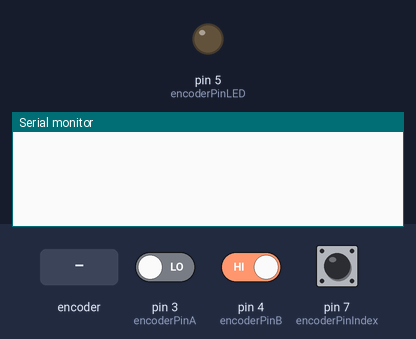
Bench run of a sketch on a simulated Arduino Uno, built with avr-gcc and run on an emulated ATmega328P. Parts: output pins drawn as LEDs (lit = HIGH), the last lines printed to the serial monitor. The inputs (shaded band) are chosen by the test bench; at power-on: pin 7 (encoderPinIndex) LOW, pin 3 (encoderPinA) LOW, pin 4 (encoderPinB) HIGH.

Above: at 1.2 s.
1.3 s: rotary encoder on pin 3 (encoderPinA) / pin 4 (encoderPinB) turned 1 step (first pin leading)
At 2.0 s:
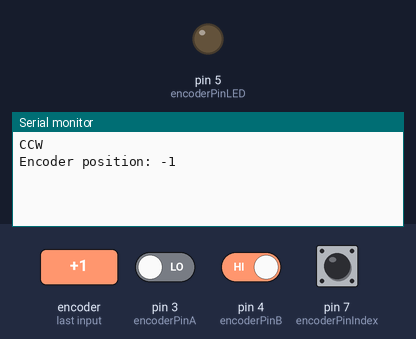
3.0 s: pin 7 (encoderPinIndex) driven HIGH
At 3.07 s:
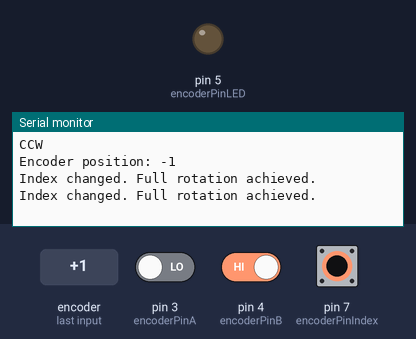
4.9 s: rotary encoder on pin 3 (encoderPinA) / pin 4 (encoderPinB) turned 1 step (first pin leading)
At 5.06 s:
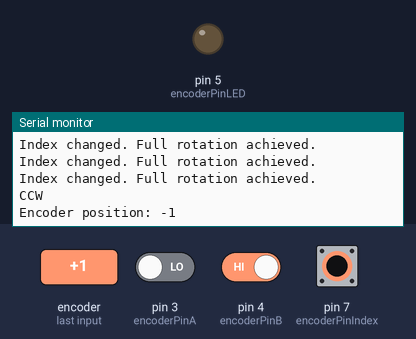

The sketch:

EncoderDemo.ino
```cpp
/* Read Encoder data
* Connect an Encoder and spits out what it is reading in degrees.
*
* NOTES:
*   reminder to connect +5V and ground to the arduino.
*   CW Rotation if A leads B, CCW Rotation if B leads A
*   can timing considerations cause bugs?
*/

const int encoderPinA = 3;
const int encoderPinB = 4;
const int encoderPinIndex = 7;
const int encoderPinLED = 5;

int previousAValue = LOW;
int previousBValue = LOW;
int encoderPos =  0;

void setup() {
  pinMode (encoderPinA, INPUT);
  pinMode (encoderPinB, INPUT);
  pinMode (encoderPinIndex, INPUT);
  pinMode (encoderPinLED, OUTPUT);
  Serial.begin(9600);
}

void loop() {
  int currentAValue = digitalRead(encoderPinA);


    //See if we have a rising edge for A. If we do, and
    //B is low, it means A is leading B, else B is leading A:
  if (previousAValue == LOW && currentAValue == HIGH) {
    if (digitalRead(encoderPinB) == LOW) {
        encoderPos--;
        Serial.println("CCW");
        //TODO turn on LED for counter-clockwise

    } else {
      encoderPos++;
      //TODO turn on LED for clockwise
      Serial.println("CW");
    }
    Serial.print("Encoder position: ");
    Serial.println(encoderPos);
  }

   //See if the index has gone off. Turn on LED if it has and reset pos
   if(digitalRead(encoderPinIndex) == HIGH) {
    //TODO turn on LED for index
    encoderPos = 0;
    Serial.println("Index changed. Full rotation achieved.");
  }

  //Store the current A value
  previousAValue = currentAValue;


}
```

Measured:
- after the input at 1.3 s, the serial monitor: prints a new line after 0.05 s (image 1)
- after the input at 3.0 s, the serial monitor: prints a new line at once (image 2)
- after the input at 4.9 s, the serial monitor: prints a new line after 0.14 s (image 3)
